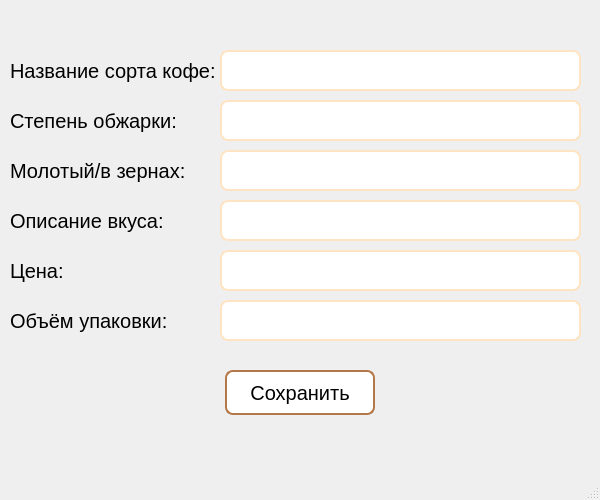
<?xml version="1.0" encoding="UTF-8"?>
<ui version="4.0">
 <class>MainWindow</class>
 <widget class="QMainWindow" name="MainWindow">
  <property name="geometry">
   <rect>
    <x>0</x>
    <y>0</y>
    <width>600</width>
    <height>500</height>
   </rect>
  </property>
  <property name="font">
   <font>
    <family>Tahoma</family>
    <pointsize>14</pointsize>
   </font>
  </property>
  <property name="windowTitle">
   <string>MainWindow</string>
  </property>
  <widget class="QWidget" name="centralwidget">
   <widget class="QLabel" name="info">
    <property name="geometry">
     <rect>
      <x>10</x>
      <y>0</y>
      <width>591</width>
      <height>41</height>
     </rect>
    </property>
    <property name="font">
     <font>
      <family>Tahoma</family>
      <pointsize>15</pointsize>
     </font>
    </property>
    <property name="text">
     <string/>
    </property>
    <property name="alignment">
     <set>Qt::AlignCenter</set>
    </property>
   </widget>
   <widget class="QPushButton" name="save">
    <property name="geometry">
     <rect>
      <x>225</x>
      <y>370</y>
      <width>150</width>
      <height>45</height>
     </rect>
    </property>
    <property name="font">
     <font>
      <family>Tahoma</family>
      <pointsize>15</pointsize>
     </font>
    </property>
    <property name="styleSheet">
     <string notr="true">QPushButton {
background-color: white;border: 2px solid #B47747; border-radius: 8px;
}
QPushButton:pressed {
background-color: Ton;border: 2px solid #B47747; border-radius: 8px;
}
QPushButton:hover {
background-color: BISQUE;border: 2px solid #B47747; border-radius: 8px;
}</string>
    </property>
    <property name="text">
     <string>Сохранить</string>
    </property>
   </widget>
   <widget class="QLabel" name="label">
    <property name="geometry">
     <rect>
      <x>10</x>
      <y>50</y>
      <width>211</width>
      <height>41</height>
     </rect>
    </property>
    <property name="font">
     <font>
      <family>Tahoma</family>
      <pointsize>15</pointsize>
     </font>
    </property>
    <property name="text">
     <string>Название сорта кофе:</string>
    </property>
    <property name="alignment">
     <set>Qt::AlignLeading|Qt::AlignLeft|Qt::AlignVCenter</set>
    </property>
   </widget>
   <widget class="QTextEdit" name="title">
    <property name="geometry">
     <rect>
      <x>220</x>
      <y>50</y>
      <width>361</width>
      <height>41</height>
     </rect>
    </property>
    <property name="styleSheet">
     <string notr="true">background-color: white;border: 2px solid BISQUE; border-radius: 8px;</string>
    </property>
   </widget>
   <widget class="QLabel" name="label_2">
    <property name="geometry">
     <rect>
      <x>10</x>
      <y>100</y>
      <width>171</width>
      <height>41</height>
     </rect>
    </property>
    <property name="font">
     <font>
      <family>Tahoma</family>
      <pointsize>15</pointsize>
     </font>
    </property>
    <property name="text">
     <string>Степень обжарки:</string>
    </property>
    <property name="alignment">
     <set>Qt::AlignLeading|Qt::AlignLeft|Qt::AlignVCenter</set>
    </property>
   </widget>
   <widget class="QTextEdit" name="roast">
    <property name="geometry">
     <rect>
      <x>220</x>
      <y>100</y>
      <width>361</width>
      <height>41</height>
     </rect>
    </property>
    <property name="styleSheet">
     <string notr="true">background-color: white;border: 2px solid BISQUE; border-radius: 8px;</string>
    </property>
   </widget>
   <widget class="QLabel" name="label_3">
    <property name="geometry">
     <rect>
      <x>10</x>
      <y>150</y>
      <width>181</width>
      <height>41</height>
     </rect>
    </property>
    <property name="font">
     <font>
      <family>Tahoma</family>
      <pointsize>15</pointsize>
     </font>
    </property>
    <property name="text">
     <string>Молотый/в зернах:</string>
    </property>
    <property name="alignment">
     <set>Qt::AlignLeading|Qt::AlignLeft|Qt::AlignVCenter</set>
    </property>
   </widget>
   <widget class="QTextEdit" name="ground">
    <property name="geometry">
     <rect>
      <x>220</x>
      <y>150</y>
      <width>361</width>
      <height>41</height>
     </rect>
    </property>
    <property name="styleSheet">
     <string notr="true">background-color: white;border: 2px solid BISQUE; border-radius: 8px;</string>
    </property>
   </widget>
   <widget class="QLabel" name="label_4">
    <property name="geometry">
     <rect>
      <x>10</x>
      <y>200</y>
      <width>181</width>
      <height>41</height>
     </rect>
    </property>
    <property name="font">
     <font>
      <family>Tahoma</family>
      <pointsize>15</pointsize>
     </font>
    </property>
    <property name="text">
     <string>Описание вкуса:</string>
    </property>
    <property name="alignment">
     <set>Qt::AlignLeading|Qt::AlignLeft|Qt::AlignVCenter</set>
    </property>
   </widget>
   <widget class="QTextEdit" name="taste">
    <property name="geometry">
     <rect>
      <x>220</x>
      <y>200</y>
      <width>361</width>
      <height>41</height>
     </rect>
    </property>
    <property name="styleSheet">
     <string notr="true">background-color: white;border: 2px solid BISQUE; border-radius: 8px;</string>
    </property>
   </widget>
   <widget class="QLabel" name="label_5">
    <property name="geometry">
     <rect>
      <x>10</x>
      <y>250</y>
      <width>181</width>
      <height>41</height>
     </rect>
    </property>
    <property name="font">
     <font>
      <family>Tahoma</family>
      <pointsize>15</pointsize>
     </font>
    </property>
    <property name="text">
     <string>Цена:</string>
    </property>
    <property name="alignment">
     <set>Qt::AlignLeading|Qt::AlignLeft|Qt::AlignVCenter</set>
    </property>
   </widget>
   <widget class="QTextEdit" name="price">
    <property name="geometry">
     <rect>
      <x>220</x>
      <y>250</y>
      <width>361</width>
      <height>41</height>
     </rect>
    </property>
    <property name="styleSheet">
     <string notr="true">background-color: white;border: 2px solid BISQUE; border-radius: 8px;</string>
    </property>
   </widget>
   <widget class="QLabel" name="label_6">
    <property name="geometry">
     <rect>
      <x>10</x>
      <y>300</y>
      <width>181</width>
      <height>41</height>
     </rect>
    </property>
    <property name="font">
     <font>
      <family>Tahoma</family>
      <pointsize>15</pointsize>
     </font>
    </property>
    <property name="text">
     <string>Объём упаковки:</string>
    </property>
    <property name="alignment">
     <set>Qt::AlignLeading|Qt::AlignLeft|Qt::AlignVCenter</set>
    </property>
   </widget>
   <widget class="QTextEdit" name="volume">
    <property name="geometry">
     <rect>
      <x>220</x>
      <y>300</y>
      <width>361</width>
      <height>41</height>
     </rect>
    </property>
    <property name="styleSheet">
     <string notr="true">background-color: white;border: 2px solid BISQUE; border-radius: 8px;</string>
    </property>
   </widget>
   <widget class="QLabel" name="info_2">
    <property name="geometry">
     <rect>
      <x>0</x>
      <y>420</y>
      <width>591</width>
      <height>41</height>
     </rect>
    </property>
    <property name="font">
     <font>
      <family>Tahoma</family>
      <pointsize>15</pointsize>
     </font>
    </property>
    <property name="text">
     <string/>
    </property>
    <property name="alignment">
     <set>Qt::AlignCenter</set>
    </property>
   </widget>
  </widget>
  <widget class="QMenuBar" name="menubar">
   <property name="geometry">
    <rect>
     <x>0</x>
     <y>0</y>
     <width>600</width>
     <height>21</height>
    </rect>
   </property>
  </widget>
  <widget class="QStatusBar" name="statusbar"/>
 </widget>
 <resources/>
 <connections/>
</ui>
